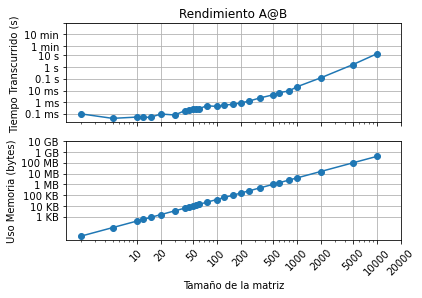

Reproduce this figure in Python.
import numpy as np 
from numpy import zeros,float32,half,single,double,longdouble
from time import perf_counter
import matplotlib.pyplot as plt
from scipy import linalg

def matriz_laplaciana(N,dtype = float32):
    A =zeros((N,N),dtype =dtype)
    for i in range(N):
        for j in range(N):
            if i == j:
                A[i,j] = 2
            if i+1 ==j:
                A[i,j] = -1
            if i-1 == j:
                A[i,j] = -1
    return A
    
list1 = [2, 5, 10,12, 15, 20,30, 40, 45, 50, 55,60, 75, 100,125, 160, 200,250, 350, 500,600, 800, 1000,2000, 5000, 10000]
numpy_values =[]
scipy_values = []
name = ("matmul1.txt")
file=open(name,'w')    
memory = []
for N in list1:
    A = matriz_laplaciana(N,single)
    t1 = perf_counter()
    B = linalg.inv(A,overwrite_a=True)
    t2 = perf_counter()
    dt = t2 - t1
    print(f"Para N = {N}, el tiempo transcurrido numpy = {dt} s\n")
    size = 1*(N*N)*8
    memory.append(size)
    file.write(f"{N} {dt}\n")
file.close()
   
x = [10,20,50,100,200,500,1000,2000,5000,10000,20000]
xlab = ["10","20","50","100","200","500","1000","2000","5000","10000","20000"]
y = [0.1e-3,1e-3,1e-2,0.1,1.,10.,60,60*10, 60*100]
ylab = ["0.1 ms","1 ms","10 ms","0.1 s","1 s","10 s","1 min","10 min"] #esta linea define visualmente el 
#escalado en el eje y en mili segundos, segundos y minutos
y2 = [10**3,10**4,10**5,10**6,10**7,10**8,10**9,10**10]
ylab2 = ["1 KB","10 KB","100 KB","1 MB","10 MB","100 MB","1 GB","10 GB","100 GB"]

plt.figure()
#creo el gráfico 1

plt.subplot(2,1,1)
  
times_list = []
name = ("matmul1.txt")
file = open(name,'r')
results_matrix = [[(num) for num in line.split(' ')] for line in file]
for i in range(len(list1)):
    times_yi_values = results_matrix[i][1]
    times_list.append(float(times_yi_values))

file.close()
plt.loglog(list1,times_list,"-o")
    
plt.xticks(x,[],rotation='45')
plt.yticks(y,ylab)
plt.grid() 
plt.ylabel("Tiempo Transcurrido (s) ")
plt.title("Rendimiento A@B")

#creo el grafico 2
plt.subplot(2,1,2)
plt.loglog(list1,memory,"-o")  
plt.xticks(x,xlab,rotation='45')
plt.yticks(y2,ylab2)
plt.grid() 
plt.ylabel("Uso Memoria (bytes)")
plt.xlabel("Tamaño de la matriz")
plt.show()
